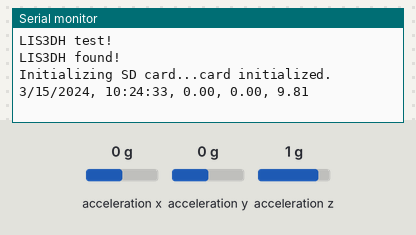
A sketch run on a simulated ESP8266 (NodeMCU). On the bench: the last lines printed to the serial monitor. The test bench sets the inputs (shaded band); at power-on: acceleration x 0 g, acceleration y 0 g, acceleration z 1 g. WiFi joins after 1.5 s; servers stay silent unless stated; the local clock reads 2024-03-15 10:24:30 at power-on unless the sketch sets it; storage starts empty.

Above: at 3.5 s.
3.6 s: acceleration x set to -1.4 g
At 4.9 s:
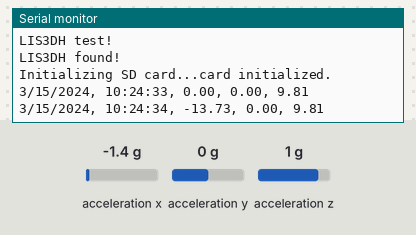
5.1 s: acceleration y set to -1.4 g
At 5.7 s:
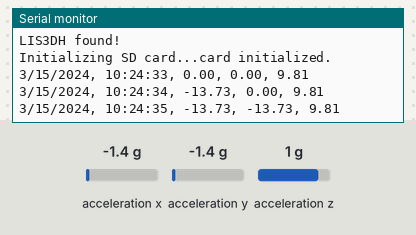
6.6 s: acceleration z set to -1.4 g
At 8.1 s:
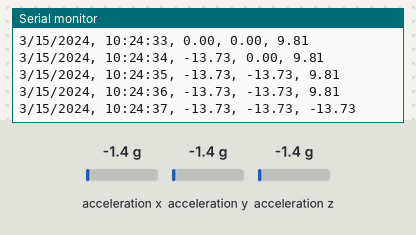
Timing chart, 0 to 9.6 s (numbered marks = the images above; inputs shaded):
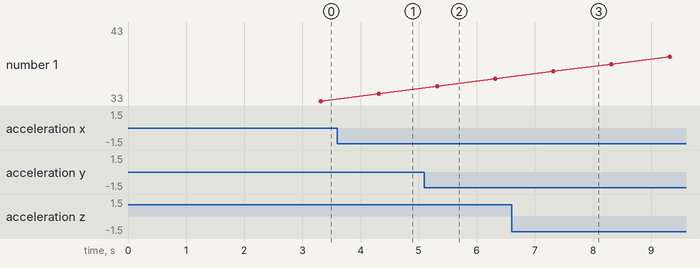

The sketch:

HuzzahFeather_LIS3DH_Logging_Blynk.ino
```cpp
#define BLYNK_PRINT Serial    // Comment this out to disable prints and save space
#include <ESP8266WiFi.h>
#include <BlynkSimpleEsp8266.h>

char ssid[] = "WIFI NAME";
char password[] = "WIFI PW";

//SD+RTC Libraries
#include <SD.h>
#include "RTClib.h"

// Accelerometer Libraries
#include <Wire.h>
#include <SPI.h>
#include <Adafruit_LIS3DH.h>
#include <Adafruit_Sensor.h>

//RTC
RTC_PCF8523 rtc;

Adafruit_LIS3DH lis = Adafruit_LIS3DH();

const int chipSelect = 15;

// You should get Auth Token in the Blynk App.
// Go to the Project Settings (nut icon).
char auth[] = "Auth Token";

BlynkTimer timer;

void myTimerEvent()
{
  lis.read();      // get X Y and Z data at once
  sensors_event_t event;
  lis.getEvent(&event);
  Blynk.virtualWrite(V4, event.acceleration.x);
  Blynk.virtualWrite(V5, event.acceleration.y);
  Blynk.virtualWrite(V6, event.acceleration.z);

  // RTC
  DateTime now = rtc.now();
  String ahoraDate = String(int(now.month())) + "/" + String(int(now.day())) + "/" + String(int(now.year()));
  String ahoraTime = String(int(now.hour())) + ":" + String(int(now.minute())) + ":" + String(int(now.second()));

  String ahora = ahoraDate + "  " + ahoraTime;

  //Logging
  String dataString = String(ahoraDate)  + ", " + String(ahoraTime)  + ", " + String(event.acceleration.x) + ", " + String(event.acceleration.y) + ", " + String(event.acceleration.z);

  // if the file is available, write to it:
  File dataFile = SD.open("datalog.csv", FILE_WRITE);
  if(dataFile)
  {
    dataFile.println(dataString);
    dataFile.close();
    Serial.println(dataString);
  }
  else
  {
    Serial.println("Couldn't access file");
  }
}


void setup()
{
  Serial.begin(9600);
  Wire.begin();
  delay(500);

  Blynk.begin(auth, ssid, password);

  //Accelerometer Setup
  Serial.println("LIS3DH test!");

  if (! lis.begin(0x18)) {   // change this to 0x19 for alternative i2c address
    Serial.println("Couldnt start");
    while (1);
  }
  Serial.println("LIS3DH found!");
  lis.setRange(LIS3DH_RANGE_4_G);


  // Setup a function to be called every second
  timer.setInterval(1000L, myTimerEvent); //in ms, 2000 = 2 seconds

  // RTC Setup
  if (! rtc.begin()) {
    Serial.println("Couldn't find RTC");
    while (1);
  }

  if (! rtc.initialized()) {
    Serial.println("RTC is NOT running!");
    // following line sets the RTC to the date & time this sketch was compiled
    rtc.adjust(DateTime(F(__DATE__), F(__TIME__)));
    // This line sets the RTC with an explicit date & time, for example to set
    // January 21, 2014 at 3am you would call:
    // rtc.adjust(DateTime(2014, 1, 21, 3, 0, 0));

  }

  //SD Setup
    Serial.print("Initializing SD card...");

  if (!SD.begin(chipSelect)) {
    Serial.println("Card failed, or not present");
    // don't do anything more:
    return;
  }
  Serial.println("card initialized.");

    // open the file. note that only one file can be open at a time,
  // so you have to close this one before opening another.
  File dataFile = SD.open("datalog.csv", FILE_WRITE);
  if (dataFile){
    dataFile.println("......................");
    dataFile.println("Date, Time, X, Y, Z");
    dataFile.close();
  }
  else
  {
    Serial.println("Couldn't open data file");
    return;
  }
}

void loop()
{
  Blynk.run();
  timer.run(); // Initiates BlynkTimer
}
```

Measured:
- after the input at 3.6 s, the serial monitor: prints a new line after 0.72 s (image 1)
- after the input at 5.1 s, the serial monitor: prints a new line after 0.22 s (image 2)
- after the input at 6.6 s, the serial monitor: prints a new line after 0.72 s (image 3)
